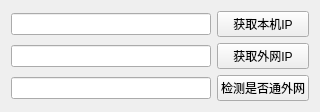
<?xml version="1.0" encoding="UTF-8"?>
<ui version="4.0">
 <class>Widget</class>
 <widget class="QWidget" name="Widget">
  <property name="geometry">
   <rect>
    <x>0</x>
    <y>0</y>
    <width>320</width>
    <height>99</height>
   </rect>
  </property>
  <property name="windowTitle">
   <string>Widget</string>
  </property>
  <layout class="QGridLayout" name="gridLayout">
   <item row="0" column="0">
    <widget class="QLineEdit" name="txtLocalIP"/>
   </item>
   <item row="0" column="1">
    <widget class="QPushButton" name="btnGetLocalIP">
     <property name="text">
      <string>获取本机IP</string>
     </property>
    </widget>
   </item>
   <item row="1" column="0">
    <widget class="QLineEdit" name="txtWebIP"/>
   </item>
   <item row="1" column="1">
    <widget class="QPushButton" name="btnGetWebIP">
     <property name="text">
      <string>获取外网IP</string>
     </property>
    </widget>
   </item>
   <item row="2" column="0">
    <widget class="QLineEdit" name="txtCheckWeb"/>
   </item>
   <item row="2" column="1">
    <widget class="QPushButton" name="btnCheckWeb">
     <property name="text">
      <string>检测是否通外网</string>
     </property>
    </widget>
   </item>
  </layout>
 </widget>
 <layoutdefault spacing="6" margin="11"/>
 <resources/>
 <connections/>
</ui>
